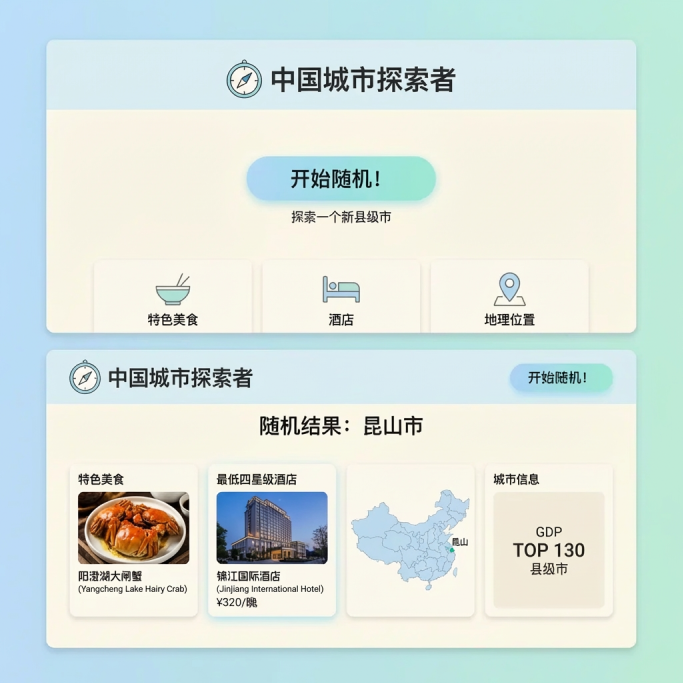
#> input picture test/百强县UI.png, 2048 x 2048 px (shown at 1/3 size)
$ python -i search_images.py   (imports and definitions only)
#> lines starting #> are read from the running program, lines starting #| are printed output that depends on the picture
#!/usr/bin/env python3
"""Image search via Serper API — find avatar-suitable reference images online.

Usage:
    python3 search_images.py "<query>" [--count 5] [--download-dir <dir>]

Outputs structured JSON with downloaded candidate images.
"""

import argparse
import hashlib
import io
import json
import os
import sys
import uuid
from concurrent.futures import ThreadPoolExecutor

import requests
from PIL import Image

SCRIPT_DIR = os.path.dirname(os.path.abspath(__file__))
CONFIG_PATHS = [
    os.path.join(SCRIPT_DIR, "config.json"),
    os.path.expanduser("~/.claude/skills/daily-avatar/config.json"),
]

DEFAULT_DOWNLOAD_DIR = os.path.join(SCRIPT_DIR, "search_cache")


# [58 lines left out: functions _load_config, _get_serper_key, _search_images_serper, _download_image, not called in this run]


def _compute_color_histogram(img_path: str, bins: int = 16) -> list[float]:
    """Compute normalized color histogram for diversity comparison."""
#> called with img_path = '../test/百强县UI.png', bins = 16
    try:
        img = Image.open(img_path).convert("RGB").resize((64, 64))
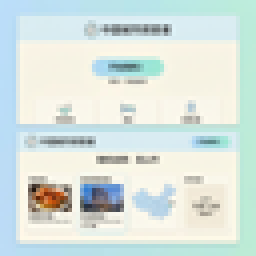
#> img: PIL image 64x64 RGB (shown 4 times larger); mean R, G, B 215.7, 228.1, 222.9
        hist = img.histogram()
#> hist = 768 values, max 394 at index 499, min 0 at index 0, mean 16
        r = hist[0:256:256 // bins]
#> r = [0, 0, 0, 0, 0, 1, 1, 3, 2, 5, 3, 7, 31, 10, 24, 39]
        g = hist[256:512:256 // bins]
#> g = [0, 0, 0, 0, 1, 1, 0, 1, 4, 2, 3, 4, 5, 9, 54, 50]
        b = hist[512:768:256 // bins]
#> b = [0, 2, 0, 0, 1, 1, 0, 2, 0, 3, 3, 6, 5, 13, 48, 43]
        combined = r + g + b
#> combined = 48 values, max 54 at index 30, min 0 at index 0, mean 8.06
        total = sum(combined) or 1
#> total = 387
        return [x / total for x in combined]
    except Exception:
        return []


# [148 lines left out: functions _histogram_similarity, _avatar_suitability_score, search_and_select, main, not called in this run]


# [2 lines not run here, left out]

>>> result = _compute_color_histogram('../test/百强县UI.png')
#> result = 48 values, max 0.14 at index 30, min 0 at index 0, mean 0.0208
